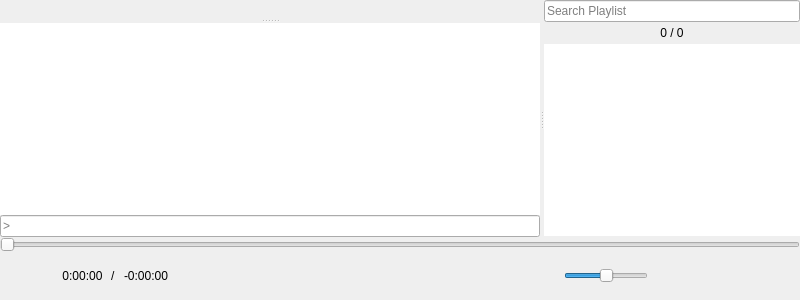
    <widget class="QWidget" name="centralWidget" native="true">
     <property name="sizePolicy">
      <sizepolicy hsizetype="Expanding" vsizetype="Expanding">
       <horstretch>0</horstretch>
       <verstretch>0</verstretch>
      </sizepolicy>
     </property>
     <property name="minimumSize">
      <size>
       <width>200</width>
       <height>200</height>
      </size>
     </property>
     <property name="mouseTracking">
      <bool>true</bool>
     </property>
     <layout class="QVBoxLayout" name="centralWidgetLayout">
      <property name="spacing">
       <number>0</number>
      </property>
      <property name="leftMargin">
       <number>0</number>
      </property>
      <property name="topMargin">
       <number>0</number>
      </property>
      <property name="rightMargin">
       <number>0</number>
      </property>
      <property name="bottomMargin">
       <number>0</number>
      </property>
      <item>
       <widget class="CustomSplitter" name="splitter">
        <property name="orientation">
         <enum>Qt::Horizontal</enum>
        </property>
        <widget class="QSplitter" name="videoSplitter">
         <property name="sizePolicy">
          <sizepolicy hsizetype="Preferred" vsizetype="Expanding">
           <horstretch>1</horstretch>
           <verstretch>0</verstretch>
          </sizepolicy>
         </property>
         <property name="orientation">
          <enum>Qt::Vertical</enum>
         </property>
         <widget class="QFrame" name="mpvFrame">
          <property name="sizePolicy">
           <sizepolicy hsizetype="Expanding" vsizetype="Expanding">
            <horstretch>1</horstretch>
            <verstretch>1</verstretch>
           </sizepolicy>
          </property>
          <property name="mouseTracking">
           <bool>true</bool>
          </property>
          <property name="focusPolicy">
           <enum>Qt::NoFocus</enum>
          </property>
          <property name="acceptDrops">
           <bool>true</bool>
          </property>
          <property name="autoFillBackground">
           <bool>true</bool>
          </property>
         </widget>
         <widget class="QWidget" name="verticalWidget" native="true">
          <layout class="QVBoxLayout" name="verticalLayout">
           <property name="spacing">
            <number>0</number>
           </property>
           <property name="leftMargin">
            <number>0</number>
           </property>
           <property name="topMargin">
            <number>0</number>
           </property>
           <property name="rightMargin">
            <number>0</number>
           </property>
           <property name="bottomMargin">
            <number>0</number>
           </property>
           <item>
            <widget class="QPlainTextEdit" name="outputTextEdit">
             <property name="contextMenuPolicy">
              <enum>Qt::PreventContextMenu</enum>
             </property>
             <property name="acceptDrops">
              <bool>false</bool>
             </property>
             <property name="frameShape">
              <enum>QFrame::NoFrame</enum>
             </property>
             <property name="undoRedoEnabled">
              <bool>false</bool>
             </property>
             <property name="readOnly">
              <bool>true</bool>
             </property>
            </widget>
           </item>
           <item>
            <widget class="CustomLineEdit" name="inputLineEdit">
             <property name="mouseTracking">
              <bool>false</bool>
             </property>
             <property name="focusPolicy">
              <enum>Qt::ClickFocus</enum>
             </property>
             <property name="placeholderText">
              <string>&gt;</string>
             </property>
             <property name="clearButtonEnabled">
              <bool>true</bool>
             </property>
            </widget>
           </item>
          </layout>
         </widget>
        </widget>
        <widget class="QWidget" name="playlistLayoutWidget" native="true">
         <property name="sizePolicy">
          <sizepolicy hsizetype="Preferred" vsizetype="Preferred">
           <horstretch>0</horstretch>
           <verstretch>0</verstretch>
          </sizepolicy>
         </property>
         <layout class="QVBoxLayout" name="playlistLayout">
          <property name="spacing">
           <number>0</number>
          </property>
          <property name="leftMargin">
           <number>0</number>
          </property>
          <property name="topMargin">
           <number>0</number>
          </property>
          <property name="rightMargin">
           <number>0</number>
          </property>
          <property name="bottomMargin">
           <number>1</number>
          </property>
          <item>
           <widget class="QLineEdit" name="searchBox">
            <property name="mouseTracking">
             <bool>false</bool>
            </property>
            <property name="focusPolicy">
             <enum>Qt::ClickFocus</enum>
            </property>
            <property name="placeholderText">
             <string>Search Playlist</string>
            </property>
            <property name="clearButtonEnabled">
             <bool>true</bool>
            </property>
           </widget>
          </item>
          <item>
           <widget class="QWidget" name="playlistControlLayout" native="true">
            <layout class="QHBoxLayout" name="horizontalLayout">
             <property name="spacing">
              <number>2</number>
             </property>
             <property name="leftMargin">
              <number>0</number>
             </property>
             <property name="topMargin">
              <number>0</number>
             </property>
             <property name="rightMargin">
              <number>0</number>
             </property>
             <property name="bottomMargin">
              <number>0</number>
             </property>
             <item>
              <widget class="QPushButton" name="currentFileButton">
               <property name="minimumSize">
                <size>
                 <width>16</width>
                 <height>16</height>
                </size>
               </property>
               <property name="cursor">
                <cursorShape>PointingHandCursor</cursorShape>
               </property>
               <property name="focusPolicy">
                <enum>Qt::NoFocus</enum>
               </property>
               <property name="toolTip">
                <string>Select the Current File</string>
               </property>
               <property name="styleSheet">
                <string notr="true"/>
               </property>
               <property name="icon">
                <iconset resource="../resources.qrc">
                 <normaloff>:/images/select_current.svg</normaloff>:/images/select_current.svg</iconset>
               </property>
               <property name="iconSize">
                <size>
                 <width>12</width>
                 <height>12</height>
                </size>
               </property>
               <property name="flat">
                <bool>true</bool>
               </property>
              </widget>
             </item>
             <item>
              <spacer name="horizontalSpacer_2">
               <property name="orientation">
                <enum>Qt::Horizontal</enum>
               </property>
               <property name="sizeHint" stdset="0">
                <size>
                 <width>40</width>
                 <height>20</height>
                </size>
               </property>
              </spacer>
             </item>
             <item>
              <widget class="CustomLabel" name="indexLabel">
               <property name="cursor">
                <cursorShape>PointingHandCursor</cursorShape>
               </property>
               <property name="toolTip">
                <string>Click to play a specific file by index</string>
               </property>
               <property name="text">
                <string>0 / 0</string>
               </property>
               <property name="alignment">
                <set>Qt::AlignCenter</set>
               </property>
               <property name="margin">
                <number>4</number>
               </property>
              </widget>
             </item>
             <item>
              <spacer name="horizontalSpacer_6">
               <property name="orientation">
                <enum>Qt::Horizontal</enum>
               </property>
               <property name="sizeHint" stdset="0">
                <size>
                 <width>40</width>
                 <height>20</height>
                </size>
               </property>
              </spacer>
             </item>
             <item>
              <widget class="QPushButton" name="refreshButton">
               <property name="minimumSize">
                <size>
                 <width>16</width>
                 <height>16</height>
                </size>
               </property>
               <property name="cursor">
                <cursorShape>PointingHandCursor</cursorShape>
               </property>
               <property name="focusPolicy">
                <enum>Qt::NoFocus</enum>
               </property>
               <property name="toolTip">
                <string>Refresh Playlist</string>
               </property>
               <property name="styleSheet">
                <string notr="true"/>
               </property>
               <property name="icon">
                <iconset resource="../resources.qrc">
                 <normaloff>:/images/refresh_view.svg</normaloff>:/images/refresh_view.svg</iconset>
               </property>
               <property name="iconSize">
                <size>
                 <width>12</width>
                 <height>12</height>
                </size>
               </property>
               <property name="flat">
                <bool>true</bool>
               </property>
              </widget>
             </item>
            </layout>
           </widget>
          </item>
          <item>
           <widget class="PlaylistWidget" name="playlistWidget">
            <property name="focusPolicy">
             <enum>Qt::ClickFocus</enum>
            </property>
            <property name="contextMenuPolicy">
             <enum>Qt::DefaultContextMenu</enum>
            </property>
            <property name="frameShape">
             <enum>QFrame::NoFrame</enum>
            </property>
            <property name="dragDropMode">
             <enum>QAbstractItemView::InternalMove</enum>
            </property>
           </widget>
          </item>
         </layout>
        </widget>
       </widget>
      </item>
      <item>
       <widget class="SeekBar" name="seekBar">
        <property name="enabled">
         <bool>false</bool>
        </property>
        <property name="sizePolicy">
         <sizepolicy hsizetype="Expanding" vsizetype="Fixed">
          <horstretch>0</horstretch>
          <verstretch>0</verstretch>
         </sizepolicy>
        </property>
        <property name="cursor">
         <cursorShape>PointingHandCursor</cursorShape>
        </property>
        <property name="focusPolicy">
         <enum>Qt::NoFocus</enum>
        </property>
        <property name="styleSheet">
         <string notr="true"/>
        </property>
        <property name="maximum">
         <number>1000000</number>
        </property>
        <property name="orientation">
         <enum>Qt::Horizontal</enum>
        </property>
       </widget>
      </item>
      <item>
       <widget class="QWidget" name="playbackLayoutWidget" native="true">
        <property name="sizePolicy">
         <sizepolicy hsizetype="Preferred" vsizetype="Fixed">
          <horstretch>0</horstretch>
          <verstretch>0</verstretch>
         </sizepolicy>
        </property>
        <layout class="QHBoxLayout" name="horizontalLayout_3">
         <property name="spacing">
          <number>8</number>
         </property>
         <property name="leftMargin">
          <number>14</number>
         </property>
         <property name="topMargin">
          <number>5</number>
         </property>
         <property name="rightMargin">
          <number>14</number>
         </property>
         <property name="bottomMargin">
          <number>5</number>
         </property>
         <item>
          <widget class="QWidget" name="timeLayoutWidget" native="true">
           <property name="minimumSize">
            <size>
             <width>0</width>
             <height>0</height>
            </size>
           </property>
           <property name="maximumSize">
            <size>
             <width>200</width>
             <height>16777215</height>
            </size>
           </property>
           <layout class="QHBoxLayout" name="horizontalLayout_4">
            <property name="spacing">
             <number>8</number>
            </property>
            <property name="leftMargin">
             <number>0</number>
            </property>
            <property name="topMargin">
             <number>0</number>
            </property>
            <property name="rightMargin">
             <number>0</number>
            </property>
            <property name="bottomMargin">
             <number>0</number>
            </property>
            <item>
             <widget class="OpenButton" name="openButton">
              <property name="sizePolicy">
               <sizepolicy hsizetype="Fixed" vsizetype="Fixed">
                <horstretch>0</horstretch>
                <verstretch>0</verstretch>
               </sizepolicy>
              </property>
              <property name="minimumSize">
               <size>
                <width>16</width>
                <height>16</height>
               </size>
              </property>
              <property name="maximumSize">
               <size>
                <width>16777215</width>
                <height>16777215</height>
               </size>
              </property>
              <property name="cursor">
               <cursorShape>PointingHandCursor</cursorShape>
              </property>
              <property name="focusPolicy">
               <enum>Qt::NoFocus</enum>
              </property>
              <property name="toolTip">
               <string>&lt;html&gt;&lt;head/&gt;&lt;body&gt;&lt;p&gt;Left Click to Open File&lt;br&gt;Mouse Wheel Click to Jump&lt;br&gt;Right Click to Open URL&lt;/p&gt;&lt;/body&gt;&lt;/html&gt;</string>
              </property>
              <property name="icon">
               <iconset resource="../resources.qrc">
                <normaloff>:/images/default_open.svg</normaloff>:/images/default_open.svg</iconset>
              </property>
              <property name="iconSize">
               <size>
                <width>16</width>
                <height>16</height>
               </size>
              </property>
              <property name="flat">
               <bool>true</bool>
              </property>
             </widget>
            </item>
            <item>
             <widget class="QLabel" name="durationLabel">
              <property name="sizePolicy">
               <sizepolicy hsizetype="Preferred" vsizetype="Fixed">
                <horstretch>0</horstretch>
                <verstretch>0</verstretch>
               </sizepolicy>
              </property>
              <property name="text">
               <string>0:00:00</string>
              </property>
              <property name="alignment">
               <set>Qt::AlignCenter</set>
              </property>
             </widget>
            </item>
            <item>
             <widget class="QLabel" name="seperatorLabel">
              <property name="text">
               <string>/</string>
              </property>
             </widget>
            </item>
            <item>
             <widget class="QLabel" name="remainingLabel">
              <property name="sizePolicy">
               <sizepolicy hsizetype="Preferred" vsizetype="Fixed">
                <horstretch>0</horstretch>
                <verstretch>0</verstretch>
               </sizepolicy>
              </property>
              <property name="cursor">
               <cursorShape>PointingHandCursor</cursorShape>
              </property>
              <property name="toolTip">
               <string>Click to change between total and remaining time</string>
              </property>
              <property name="text">
               <string>-0:00:00</string>
              </property>
              <property name="alignment">
               <set>Qt::AlignCenter</set>
              </property>
             </widget>
            </item>
            <item>
             <spacer name="horizontalSpacer">
              <property name="orientation">
               <enum>Qt::Horizontal</enum>
              </property>
              <property name="sizeType">
               <enum>QSizePolicy::Expanding</enum>
              </property>
              <property name="sizeHint" stdset="0">
               <size>
                <width>0</width>
                <height>0</height>
               </size>
              </property>
             </spacer>
            </item>
           </layout>
          </widget>
         </item>
         <item>
          <spacer name="horizontalSpacer_4">
           <property name="orientation">
            <enum>Qt::Horizontal</enum>
           </property>
           <property name="sizeHint" stdset="0">
            <size>
             <width>40</width>
             <height>20</height>
            </size>
           </property>
          </spacer>
         </item>
         <item>
          <layout class="QHBoxLayout" name="horizontalLayout_2">
           <property name="spacing">
            <number>18</number>
           </property>
           <item>
            <widget class="QPushButton" name="hwdecButton">
             <property name="enabled">
              <bool>false</bool>
             </property>
             <property name="sizePolicy">
              <sizepolicy hsizetype="Fixed" vsizetype="Fixed">
               <horstretch>0</horstretch>
               <verstretch>0</verstretch>
              </sizepolicy>
             </property>
             <property name="minimumSize">
              <size>
               <width>16</width>
               <height>16</height>
              </size>
             </property>
             <property name="maximumSize">
              <size>
               <width>16777215</width>
               <height>16777215</height>
              </size>
             </property>
             <property name="cursor">
              <cursorShape>PointingHandCursor</cursorShape>
             </property>
             <property name="focusPolicy">
              <enum>Qt::NoFocus</enum>
             </property>
             <property name="toolTip">
              <string>Enable/Disable hardware decoding. Make sure you have a powerful GPU and player is running under it if you want to enable this.</string>
             </property>
             <property name="text">
              <string/>
             </property>
             <property name="icon">
              <iconset resource="../resources.qrc">
               <normaloff>:/images/disabled_hwdec.svg</normaloff>:/images/disabled_hwdec.svg</iconset>
             </property>
             <property name="iconSize">
              <size>
               <width>16</width>
               <height>16</height>
              </size>
             </property>
             <property name="flat">
              <bool>true</bool>
             </property>
            </widget>
           </item>
           <item>
            <widget class="QPushButton" name="rewindButton">
             <property name="enabled">
              <bool>false</bool>
             </property>
             <property name="sizePolicy">
              <sizepolicy hsizetype="Fixed" vsizetype="Fixed">
               <horstretch>0</horstretch>
               <verstretch>0</verstretch>
              </sizepolicy>
             </property>
             <property name="minimumSize">
              <size>
               <width>16</width>
               <height>16</height>
              </size>
             </property>
             <property name="maximumSize">
              <size>
               <width>16777215</width>
               <height>16777215</height>
              </size>
             </property>
             <property name="cursor">
              <cursorShape>PointingHandCursor</cursorShape>
             </property>
             <property name="focusPolicy">
              <enum>Qt::NoFocus</enum>
             </property>
             <property name="icon">
              <iconset resource="../resources.qrc">
               <normaloff>:/images/default_reverse.svg</normaloff>
               <disabledoff>:/images/disabled_reverse.svg</disabledoff>
               <disabledon>:/images/disabled_reverse.svg</disabledon>:/images/default_reverse.svg</iconset>
             </property>
             <property name="iconSize">
              <size>
               <width>14</width>
               <height>16</height>
              </size>
             </property>
             <property name="flat">
              <bool>true</bool>
             </property>
            </widget>
           </item>
           <item>
            <widget class="IndexButton" name="previousButton">
             <property name="enabled">
              <bool>false</bool>
             </property>
             <property name="sizePolicy">
              <sizepolicy hsizetype="Fixed" vsizetype="Fixed">
               <horstretch>0</horstretch>
               <verstretch>0</verstretch>
              </sizepolicy>
             </property>
             <property name="minimumSize">
              <size>
               <width>18</width>
               <height>16</height>
              </size>
             </property>
             <property name="maximumSize">
              <size>
               <width>16777215</width>
               <height>16777215</height>
              </size>
             </property>
             <property name="cursor">
              <cursorShape>PointingHandCursor</cursorShape>
             </property>
             <property name="focusPolicy">
              <enum>Qt::NoFocus</enum>
             </property>
             <property name="icon">
              <iconset resource="../resources.qrc">
               <normaloff>:/images/default_previous.svg</normaloff>
               <disabledoff>:/images/disabled_previous.svg</disabledoff>
               <disabledon>:/images/disabled_previous.svg</disabledon>:/images/default_previous.svg</iconset>
             </property>
             <property name="iconSize">
              <size>
               <width>18</width>
               <height>16</height>
              </size>
             </property>
             <property name="flat">
              <bool>true</bool>
             </property>
            </widget>
           </item>
           <item>
            <widget class="QPushButton" name="playButton">
             <property name="enabled">
              <bool>false</bool>
             </property>
             <property name="sizePolicy">
              <sizepolicy hsizetype="Fixed" vsizetype="Fixed">
               <horstretch>0</horstretch>
               <verstretch>0</verstretch>
              </sizepolicy>
             </property>
             <property name="minimumSize">
              <size>
               <width>38</width>
               <height>38</height>
              </size>
             </property>
             <property name="maximumSize">
              <size>
               <width>16777215</width>
               <height>16777215</height>
              </size>
             </property>
             <property name="cursor">
              <cursorShape>PointingHandCursor</cursorShape>
             </property>
             <property name="focusPolicy">
              <enum>Qt::NoFocus</enum>
             </property>
             <property name="icon">
              <iconset resource="../resources.qrc">
               <normaloff>:/images/default_play.svg</normaloff>
               <disabledoff>:/images/disabled_play.svg</disabledoff>
               <disabledon>:/images/disabled_play.svg</disabledon>:/images/default_play.svg</iconset>
             </property>
             <property name="iconSize">
              <size>
               <width>34</width>
               <height>34</height>
              </size>
             </property>
             <property name="flat">
              <bool>true</bool>
             </property>
            </widget>
           </item>
           <item>
            <widget class="IndexButton" name="nextButton">
             <property name="enabled">
              <bool>false</bool>
             </property>
             <property name="sizePolicy">
              <sizepolicy hsizetype="Fixed" vsizetype="Fixed">
               <horstretch>0</horstretch>
               <verstretch>0</verstretch>
              </sizepolicy>
             </property>
             <property name="minimumSize">
              <size>
               <width>18</width>
               <height>16</height>
              </size>
             </property>
             <property name="maximumSize">
              <size>
               <width>16777215</width>
               <height>16777215</height>
              </size>
             </property>
             <property name="cursor">
              <cursorShape>PointingHandCursor</cursorShape>
             </property>
             <property name="focusPolicy">
              <enum>Qt::NoFocus</enum>
             </property>
             <property name="icon">
              <iconset resource="../resources.qrc">
               <normaloff>:/images/default_next.svg</normaloff>
               <disabledoff>:/images/disabled_next.svg</disabledoff>
               <disabledon>:/images/disabled_next.svg</disabledon>:/images/default_next.svg</iconset>
             </property>
             <property name="iconSize">
              <size>
               <width>18</width>
               <height>16</height>
              </size>
             </property>
             <property name="flat">
              <bool>true</bool>
             </property>
            </widget>
           </item>
           <item>
            <widget class="QPushButton" name="muteButton">
             <property name="sizePolicy">
              <sizepolicy hsizetype="Fixed" vsizetype="Fixed">
               <horstretch>0</horstretch>
               <verstretch>0</verstretch>
              </sizepolicy>
             </property>
             <property name="minimumSize">
              <size>
               <width>16</width>
               <height>16</height>
              </size>
             </property>
             <property name="maximumSize">
              <size>
               <width>16777215</width>
               <height>16777215</height>
              </size>
             </property>
             <property name="cursor">
              <cursorShape>PointingHandCursor</cursorShape>
             </property>
             <property name="focusPolicy">
              <enum>Qt::NoFocus</enum>
             </property>
             <property name="icon">
              <iconset resource="../resources.qrc">
               <normaloff>:/images/default_unmute.svg</normaloff>:/images/default_unmute.svg</iconset>
             </property>
             <property name="iconSize">
              <size>
               <width>16</width>
               <height>16</height>
              </size>
             </property>
             <property name="flat">
              <bool>true</bool>
             </property>
            </widget>
           </item>
           <item>
            <widget class="CustomSlider" name="volumeSlider">
             <property name="sizePolicy">
              <sizepolicy hsizetype="Fixed" vsizetype="Fixed">
               <horstretch>0</horstretch>
               <verstretch>0</verstretch>
              </sizepolicy>
             </property>
             <property name="minimumSize">
              <size>
               <width>0</width>
               <height>0</height>
              </size>
             </property>
             <property name="focusPolicy">
              <enum>Qt::NoFocus</enum>
             </property>
             <property name="styleSheet">
              <string notr="true"/>
             </property>
             <property name="maximum">
              <number>100</number>
             </property>
             <property name="pageStep">
              <number>5</number>
             </property>
             <property name="value">
              <number>50</number>
             </property>
             <property name="tracking">
              <bool>true</bool>
             </property>
             <property name="orientation">
              <enum>Qt::Horizontal</enum>
             </property>
            </widget>
           </item>
           <item>
            <spacer name="horizontalSpacer_5">
             <property name="orientation">
              <enum>Qt::Horizontal</enum>
             </property>
             <property name="sizeType">
              <enum>QSizePolicy::Fixed</enum>
             </property>
             <property name="sizeHint" stdset="0">
              <size>
               <width>50</width>
               <height>20</height>
              </size>
             </property>
            </spacer>
           </item>
          </layout>
         </item>
         <item>
          <spacer name="horizontalSpacer_3">
           <property name="orientation">
            <enum>Qt::Horizontal</enum>
           </property>
           <property name="sizeHint" stdset="0">
            <size>
             <width>40</width>
             <height>20</height>
            </size>
           </property>
          </spacer>
         </item>
         <item>
          <widget class="QPushButton" name="playlistButton">
           <property name="enabled">
            <bool>false</bool>
           </property>
           <property name="sizePolicy">
            <sizepolicy hsizetype="Fixed" vsizetype="Fixed">
             <horstretch>0</horstretch>
             <verstretch>0</verstretch>
            </sizepolicy>
           </property>
           <property name="minimumSize">
            <size>
             <width>16</width>
             <height>16</height>
            </size>
           </property>
           <property name="maximumSize">
            <size>
             <width>16777215</width>
             <height>16777215</height>
            </size>
           </property>
           <property name="cursor">
            <cursorShape>PointingHandCursor</cursorShape>
           </property>
           <property name="focusPolicy">
            <enum>Qt::NoFocus</enum>
           </property>
           <property name="icon">
            <iconset resource="../resources.qrc">
             <normaloff>:/images/default_playlist.svg</normaloff>
             <disabledoff>:/images/disabled_playlist.svg</disabledoff>
             <disabledon>:/images/disabled_playlist.svg</disabledon>:/images/default_playlist.svg</iconset>
           </property>
           <property name="iconSize">
            <size>
             <width>16</width>
             <height>16</height>
            </size>
           </property>
           <property name="checked">
            <bool>false</bool>
           </property>
           <property name="flat">
            <bool>true</bool>
           </property>
          </widget>
         </item>
        </layout>
       </widget>
      </item>
     </layout>
     <zorder>splitter</zorder>
     <zorder>playbackLayoutWidget</zorder>
     <zorder>seekBar</zorder>
    </widget>
